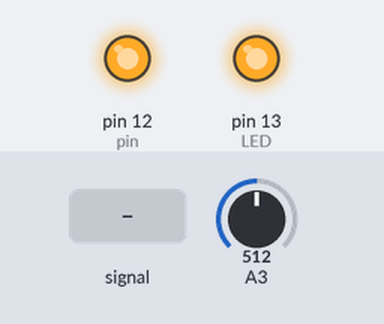
Simulated run of this sketch. Board: Arduino Uno, built with avr-gcc and run on an emulated ATmega328P. Parts: output pins drawn as LEDs (lit = HIGH). Dashed ring = blinking. Inputs (shaded band) come from the test bench; at power-on: A3 = 512. What the sketch prints to the serial monitor is not drawn.

Above: at 1.2 s.
1.3 s: A3 fed a 2 Hz sine of ±306 counts around its level
At 2.0 s:
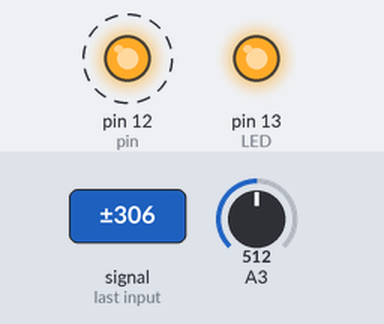
4.3 s: A3 fed a 200 Hz sine of ±81 counts around its level
7.3 s: A3 fed a 50 Hz sine of ±306 counts around its level
At 7.6 s:
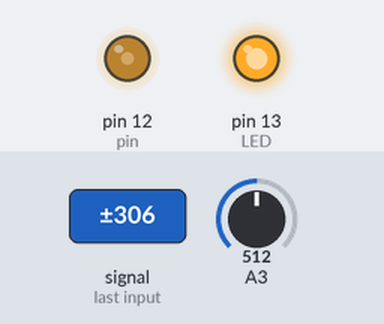
10.3 s: A3 set to 716
11.8 s: A3 set to 306
13.3 s: A3 set to 434
14.8 s: A3 set to 461
At 15.2 s:
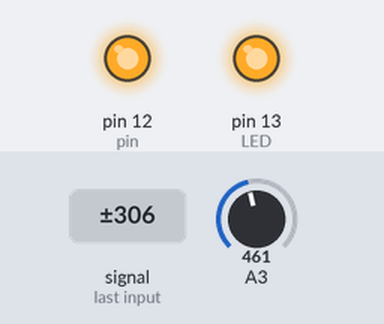
Timing chart, 0 to 17.3 s (numbered marks = the images above; inputs shaded):
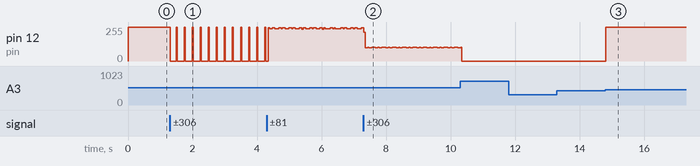

Measured:
- after the input at 1.3 s, pin 12 (pin): alternates 255/255 for 0.03 s and 0/255 for 0.22 s, starting at once
- after the input at 13.3 s, every drawn part: stays the same
- after the input at 14.8 s, pin 12 (pin): 0/255 → 255/255 at once

The sketch:

ArduModemPSK_RX.ino
```cpp
#define RX  // TX or RX firmware
#define INTVREF  // use internal 1.1V ref for AD
#define LED 13
#define BAUDRATE 115200
//#define TESTRXLEVEL

// PWM out is pin 9 and 10
// AFSK out is pin 11
// AFSK in is pin A3

unsigned long time,lasttime;
uint16_t timediff;

void setup()
{
  pinMode (LED, OUTPUT);
  SerialOpen(BAUDRATE);
  initPsk();
  digitalWrite(LED, 1);
  time = millis();
  lasttime = time;
}

uint16_t missedframes = 0;
uint16_t goodframes = 0;

void loop()
{
  uint8_t c,i,d;

  time = millis();
  timediff = time - lasttime;
  if (timediff >= 100)
  {
    lasttime = time;
  }

  if (PskAvailable())
  {
    d = readPSK();
    SerialWrite(d);
  }

}
```

Psk.ino
```cpp
// out pin 11
// in pin A3

#define PSK_BUFFER_SIZE 32
volatile uint8_t serialPSKHead,serialPSKTail;
volatile uint8_t serialPSKBuffer[PSK_BUFFER_SIZE];

uint8_t chksum;

void initPsk()
{
  #if defined (RX)
  // AD part
    OCR2A = 128; // pin 11
    TCCR2B =  (1<<CS21);   // run at 8khz
    TCCR2A =  0;           // normal mode
    TIMSK2 |= (1<<TOIE2);  // enable tim2 interrupt

    pinMode(12, OUTPUT);   // pin = output
    DIDR0 = 0x3F;          // digital inputs disabled
    #if defined (INTVREF)
      ADMUX = 0xE3;          // measuring on ADC3, use 1.1V reference, left adjust
    #else
      ADMUX = 0x63;          // measuring on ADC3, use VCC reference, left adjust
    #endif
    ADCSRA = 0x87;         // AD-converter on, interrupt disabled, prescaler = 128
    ADCSRB = 0x00;         // AD channels MUX on
  #endif

  sei();                   // set interrupt flag
}

#if defined (RX)

  #define offs (128)
  #define mydelay 32  //bittime = 4ms -> 250 baud

  int8_t fifo[mydelay];
  uint8_t fifopt = 0;

  #define LOWRES

  int16_t sum = 0;
  #if defined (LOWRES)
    int8_t rfifo[mydelay]; // 8 bit variant, low dynamic range, 8us
  #else
    int16_t rfifo[mydelay]; // 16 bit variant, 9-12 us all 125us
  #endif

  byte history = 0;
  byte bitct = 0;
  byte data;
  byte decimationct = 0;

  ISR(TIMER2_OVF_vect) // this runs at 8khz
  {
    uint8_t ad_byte;
    int8_t currentSample;
    int8_t oldestSample;
    int16_t result;
    boolean is_space;

    ad_byte = ADCH;

    #if defined(TESTRXLEVEL)
      SerialWrite(ad_byte);
      ADCH = 127;
      ADCSRA = 0xC7; // start AD conversion
    #else

    currentSample = ad_byte - offs;
    ADCSRA = 0xC7; // start AD conversion
    oldestSample = fifo[fifopt];
    fifo[fifopt] = currentSample;
    // incrase the thing later

    #if defined (LOWRES)
      // may be 127 * 127 = +-16300>>7 = +-64
      result = (currentSample * oldestSample) >> 8;

      // summed over 32 samples = 64 * 32 = 2016
      sum -= rfifo[fifopt];
      sum += result;
      rfifo[fifopt] = result;
    #else
      // may be 127 * 127 = +-16300>>3 = +-2000
      result = (currentSample * oldestSample) >> 3;

      // summed over 32 samples = 2000 * 32 = 64000
      sum -= rfifo[fifopt];
      sum += result;
      rfifo[fifopt] = result;
    #endif

    fifopt = (fifopt + 1)%mydelay;

    is_space = (sum <= 0);

    // fix me. 32 bits / symbol to 4 bits/symbol
    decimationct++; //counts 1,2,3,4 from here on
    //bitphase := bitphase + (early - late) / (early + late);
    if (decimationct == 4)
    {
      decimationct = 0;

      history <<= 1;  // history should be 64 bits long ....
      if (is_space) history |= 0x01;

      if (bitct == 0)
      {
        if (history == 0xF0) bitct = 1; // waiting for startbit 11110000
        else if ((history == 0x70) || (history == 0xB0) || (history == 0xD0)) bitct = 1;
        else if ((history == 0xF4) || (history == 0xF2) || (history == 0xF1)) bitct = 1;
      }
      else
      {
        // bitct advances every half ms. 250 baud = 4ms / bit + 1 start + 1 stop
        if      (bitct ==  8) data  = (is_space << 0);
        else if (bitct == 16) data |= (is_space << 1);
        else if (bitct == 24) data |= (is_space << 2);
        else if (bitct == 32) data |= (is_space << 3);
        else if (bitct == 40) data |= (is_space << 4);
        else if (bitct == 48) data |= (is_space << 5);
        else if (bitct == 56) data |= (is_space << 6);
        else if (bitct == 64) data |= (is_space << 7);

        //if (bitct%8 == 0) digitalWrite(12, HIGH); //middle of bit check
        //if (bitct%8 == 1) digitalWrite(12, LOW);

        bitct++;
        if (bitct >= 72)
        {
          uint8_t t = serialPSKHead;
          if (++t >= PSK_BUFFER_SIZE) t = 0;
          serialPSKBuffer[t] = data;
          serialPSKHead = t;
          bitct = 0;
        }
      }

      if (is_space) digitalWrite(12, HIGH); // marker low
      else digitalWrite(12, LOW); // marker high
    }
    #endif //TESTRXLEVEL
  };

  uint8_t readPSK()
  {
    uint8_t t = serialPSKTail;
    if (serialPSKHead != t)
    {
      uint8_t r;
      if (++t >= PSK_BUFFER_SIZE) t = 0;
      serialPSKTail = t;
      r = serialPSKBuffer[t];
      chksum ^= r;
      return r;
    }
    return 0;
  }

  uint16_t readPSK16() {
    uint16_t t = readPSK();
    t+= (uint16_t)readPSK()<<8;
    return t;
  }
  uint32_t readPSK32() {
    uint32_t t = readPSK16();
    t+= (uint32_t)readPSK16()<<16;
    return t;
  }

  uint8_t PskAvailable()
  {
    return ((uint8_t)(serialPSKHead - serialPSKTail))%PSK_BUFFER_SIZE;
  }
#endif
```

Serial.ino
```cpp
#define RX_BUFFER_SIZE 64
#define TX_BUFFER_SIZE 64

static volatile uint8_t serialHeadRX,serialTailRX;
static uint8_t serialBufferRX[RX_BUFFER_SIZE];
static volatile uint8_t serialHeadTX,serialTailTX;
static uint8_t serialBufferTX[TX_BUFFER_SIZE];

void serialize8(uint8_t a)
{
  uint8_t t = serialHeadTX;
  if (++t >= TX_BUFFER_SIZE) t = 0;
  serialBufferTX[t] = a;
  serialHeadTX = t;
}

ISR(USART_UDRE_vect)
{  // Serial 0 on a PROMINI
  uint8_t t = serialTailTX;
  if (serialHeadTX != t) {
    if (++t >= TX_BUFFER_SIZE) t = 0;
    UDR0 = serialBufferTX[t];  // Transmit next byte in the ring
    serialTailTX = t;
  }
  if (t == serialHeadTX) UCSR0B &= ~(1<<UDRIE0); // Check if all data is transmitted . if yes disable transmitter UDRE interrupt
}

void UartSendData()
{
  UCSR0B |= (1<<UDRIE0);
}

static void inline SerialOpen(uint32_t baud)
{
  uint8_t h = ((F_CPU  / 4 / baud -1) / 2) >> 8;
  uint8_t l = ((F_CPU  / 4 / baud -1) / 2);
  UCSR0A  = (1<<U2X0); UBRR0H = h; UBRR0L = l; UCSR0B |= (1<<RXEN0)|(1<<TXEN0)|(1<<RXCIE0);
}

static void inline SerialEnd(uint8_t port)
{
  UCSR0B &= ~((1<<RXEN0)|(1<<TXEN0)|(1<<RXCIE0)|(1<<UDRIE0));
}

static void inline store_uart_in_buf(uint8_t data)
{

  uint8_t h = serialHeadRX;
  if (++h >= RX_BUFFER_SIZE) h = 0;
  if (h == serialTailRX) return; // we did not bite our own tail?
  serialBufferRX[serialHeadRX] = data;
  serialHeadRX = h;
}

ISR(USART_RX_vect)  { store_uart_in_buf(UDR0); }

uint8_t SerialRead()
{
  uint8_t t = serialTailRX;
  uint8_t c = serialBufferRX[t];
  if (serialHeadRX != t) {
    if (++t >= RX_BUFFER_SIZE) t = 0;
    serialTailRX = t;
  }
  return c;
}

uint8_t SerialAvailable()
{
  return ((uint8_t)(serialHeadRX - serialTailRX))%RX_BUFFER_SIZE;
}

void SerialWrite(uint8_t c)
{
  serialize8(c);UartSendData();
}

//------------------------------------------------

char digit10000(uint16_t v) {return '0' + v / 10000;}
char digit1000(uint16_t v) {return '0' + v / 1000 - (v/10000) * 10;}
char digit100(uint16_t v) {return '0' + v / 100 - (v/1000) * 10;}
char digit10(uint16_t v) {return '0' + v / 10 - (v/100) * 10;}
char digit1(uint16_t v) {return '0' + v - (v/10) * 10;}

void printChar(const char *s)
{
  while (*s) {serialize8(*s++);}
}

void print_uint8(uint8_t unit)
{
  char line[3];
  line[0] = digit100(unit);
  line[1] = digit10(unit);
  line[2] = digit1(unit);
  printChar(line);
}
void print_int8(int8_t v)
{
  char line[4];
  uint8_t unit;
  if (v < 0 ) {
    unit = -v;
    line[0] = '-';
  } else {
    unit = v;
    line[0] = ' ';
  }
  line[1] = digit100(unit);
  line[2] = digit10(unit);
  line[3] = digit1(unit);
  printChar(line);
}
void print_uint16(uint16_t unit)
{
  char line[6];
  line[0] = digit10000(unit);
  line[1] = digit1000(unit);
  line[2] = digit100(unit);
  line[3] = digit10(unit);
  line[4] = digit1(unit);
  printChar(line);
}
void print_int16(int16_t v) {
  uint16_t unit;
  char line[7];
  if (v < 0 ) {
    unit = -v;
    line[0] = '-';
  } else {
    unit = v;
    line[0] = ' ';
  }
  line[1] = digit10000(unit);
  line[2] = digit1000(unit);
  line[3] = digit100(unit);
  line[4] = digit10(unit);
  line[5] = digit1(unit);
  printChar(line);
}
```
